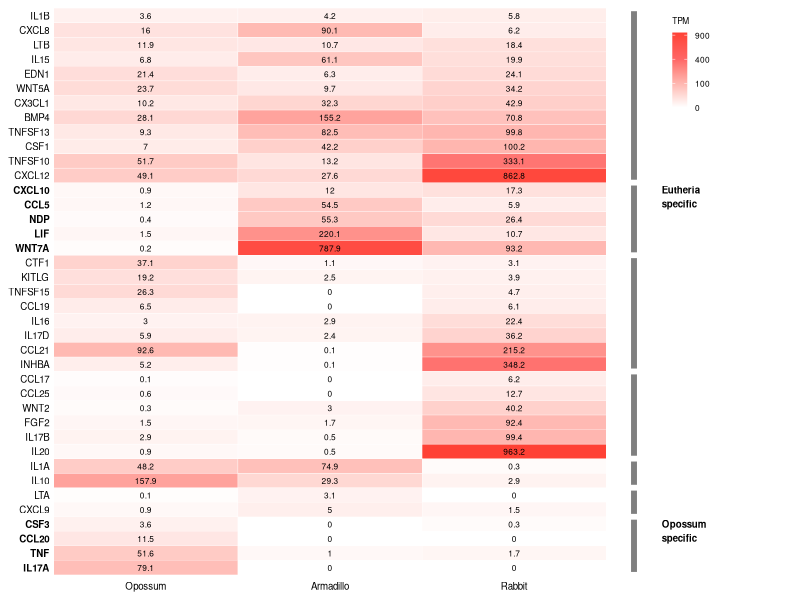

Recreate this plot in R. (Note: this script raises an error after producing the figure.)
### packages ==================================================================
library(tidyverse)

### data ======================================================================
# htseq counts for panel A
dn.ht <- read.csv("data/rna-seq/read-counts_dnov_uterus.csv") # armadillo
oc.ht <- read.csv("data/rna-seq/read-counts_ocun_uterus.csv") # rabbit
md.ht <- read.csv("data/rna-seq/read-counts_mdom_uterus.csv") # opossum

# qPCR data for panel B
qpcr <- read.csv("data/qpcr/20170922_mdom_IL17A_timeseries_data.csv")

### genomic data ==============================================================
# feature lengths 
dn.fl <- read.csv("data/genomic-data/feature-lengths_dnov.csv")
oc.fl <- read.csv("data/genomic-data/feature-lengths_ocun.csv")
md.fl <- read.csv("data/genomic-data/feature-lengths_mdom.csv")

# orthologs
orth <- read.csv("data/genomic-data/one-to-one-orthologs_mdom-ocun-dnov.csv")
orth[, c("dnov_homology_type", "ocun_homology_type")] <- NULL
orth[, c("dnov_gene_name", "mdom_gene_name", "ocun_gene_name")] <- NULL

# cytokines
ck <- read.table("data/genomic-data/mdom_GO0005125_CytokineActivity_GRCh37Biomart.txt", header = TRUE, quote = "", sep = "\t")

### Fig 3A: cytokine heatmap ==================================================
## join data for all species by orthology -------------------------------------
dn.orth <- inner_join(orth, dn.ht, by = c("dnov_ensembl_gid"))
oc.orth <- inner_join(orth, oc.ht, by = c("ocun_ensembl_gid"))
md.orth <- inner_join(orth, md.ht, by = c("mdom_ensembl_gid"))

## join feature lengths -------------------------------------------------------
dn.orth <- inner_join(dn.fl, dn.orth, by = "dnov_ensembl_gid")
oc.orth <- inner_join(oc.fl, oc.orth, by = "ocun_ensembl_gid")
md.orth <- inner_join(md.fl, md.orth, by = "mdom_ensembl_gid")

## calculate tpm --------------------------------------------------------------
dn.tpm <- dn.orth
dn.tpm[, c("dnov_NP_1", "dnov_imp_1", "dnov_imp_2")] <- NA
for(i in c("dnov_NP_1", "dnov_imp_1", "dnov_imp_2")) {
  dn.tpm[, i] <- ((dn.orth[, i] / dn.orth$dnov_feature_length) * 10 ^ 6) / 
    sum(dn.orth[, i] / dn.orth$dnov_feature_length)
}
dn.tpm$dnov_feature_length <- NULL

oc.tpm <- oc.orth
oc.tpm[, c("ocun_imp_1", "ocun_imp_2", "ocun_imp_3")] <- NA
for(i in c("ocun_imp_1", "ocun_imp_2", "ocun_imp_3")) {
  oc.tpm[, i] <- ((oc.orth[, i] / oc.orth$ocun_feature_length) * 10 ^ 6) /
    sum(oc.orth[, i] / oc.orth$ocun_feature_length)
}
oc.tpm$ocun_feature_length <- NULL

md.tpm <- md.orth
md.tpm[, c("mdom_NP_1", "mdom_NP_2", "mdom_NP_3", "mdom_13.5dpc_1", "mdom_13.5dpc_2")] <- NA
for(i in c("mdom_NP_1", "mdom_NP_2", "mdom_NP_3", "mdom_13.5dpc_1", "mdom_13.5dpc_2")) {
  md.tpm[, i] <- ((md.orth[, i] / md.orth$mdom_feature_length) * 10 ^ 6) /
    sum(md.orth[, i] / md.orth$mdom_feature_length)
}
md.tpm$mdom_feature_length <- NULL

## merge ----------------------------------------------------------------------
tpm <- md.tpm %>% 
  inner_join(., dn.tpm, c("mdom_ensembl_gid", "dnov_ensembl_gid", "ocun_ensembl_gid")) %>% 
  inner_join(., oc.tpm,  c("mdom_ensembl_gid", "dnov_ensembl_gid", "ocun_ensembl_gid"))

## calculate mean tpm ---------------------------------------------------------
tpm$mdom_NP <- apply(tpm[, c("mdom_NP_1", "mdom_NP_2", "mdom_NP_3")], MARGIN = 1, FUN = mean)
tpm$mdom_13.5dpc <- apply(tpm[, c("mdom_13.5dpc_1", "mdom_13.5dpc_2")], MARGIN = 1, FUN = mean)
tpm$dnov_NP <- tpm$dnov_NP_1
tpm$dnov_imp <- apply(tpm[, c("dnov_imp_1", "dnov_imp_2")], MARGIN = 1, FUN = mean)
tpm$ocun_imp <- apply(tpm[, c("ocun_imp_1", "ocun_imp_2", "ocun_imp_3")], MARGIN = 1, FUN = mean)

## clean up -------------------------------------------------------------------
tpm <- tpm[, c("mdom_ensembl_gid", "dnov_ensembl_gid", "ocun_ensembl_gid",
               "mdom_gene_name", "dnov_gene_name", "ocun_gene_name",
               "mdom_NP", "mdom_13.5dpc",
               "dnov_NP", "dnov_imp",
               "ocun_imp")]

## subset to cytokines --------------------------------------------------------
tpm.ck <- filter(tpm, mdom_ensembl_gid %in% ck$Gene.stable.ID)

## subset to pregnant samples -------------------------------------------------
tpm.ck <- tpm.ck[, !(names(tpm.ck) %in% c("mdom_NP", "dnov_NP"))]

## keep genes expressed in at least one species -------------------------------
tpm.ck <- filter(tpm.ck, 
                 mdom_13.5dpc > 3 | dnov_imp > 3 | ocun_imp > 3) # 3 tpm cutoff

## prepare data for plotting --------------------------------------------------
# melt
tpm.ck.long <- pivot_longer(tpm.ck, 
                            cols = c("mdom_13.5dpc", "dnov_imp", "ocun_imp"),
                            names_sep = "_",
                            names_to = c("species", "stage"), 
                            values_to = "TPM")

# reorder genes based on expression pattern: opossum specific, eutheria specific, etc
geneorder <- c("IL17A", "TNF", "CCL20", "CSF3", 
               "CXCL9", "LTA",
               "IL10", "IL1A", 
               "IL20", "IL17B", "FGF2", "WNT2", "CCL25", "CCL17",    
               "INHBA", "CCL21", "IL17D","IL16","CCL19", "TNFSF15", "KITLG", "CTF1",  
               "WNT7A", "LIF", "NDP", "CCL5", "CXCL10", 
               "CXCL12", "TNFSF10", "CSF1", "TNFSF13", "BMP4", "CX3CL1", "WNT5A", "EDN1", "IL15", "LTB", "CXCL8", "IL1B")

tpm.ck.long$mdom_gene_name <- factor(tpm.ck.long$mdom_gene_name, levels = geneorder)

tpm.ck.long$species <- factor(tpm.ck.long$species, levels = c("mdom", "dnov", "ocun"))

# fontface vector for bolding opossum and eutheria specific genes
face <- ifelse(levels(tpm.ck.long$mdom_gene_name) %in% 
                 c("IL17A", "TNF", "CCL20", "CSF3", # opossum specifc
                   "WNT7A", "LIF", "NDP", "CCL5", "CXCL10"), # eutheria specific
               yes = 2, 
               no = 1
               )

ann.line.col <- "grey50" # for annotations on right side
ann.line.size <- 2

## plot -----------------------------------------------------------------------
ck.heat <- ggplot(tpm.ck.long, 
                  aes(x = species, y = mdom_gene_name, label = round(TPM, 1))) +
  geom_tile(aes(fill = sqrt(TPM)), 
            colour='white') +
  scale_fill_gradient2(low='#FFFFFF', mid = '#FF6666', high = '#FF0000', 
                       midpoint = 20, 
                       guide = 'colourbar',
                       breaks = c(0, 10, 20, 30),
                       labels = c(0, 100, 400, 900),
                       name = "TPM") +
  scale_x_discrete(breaks = c("mdom", "dnov", "ocun"),
                   labels = c("Opossum", "Armadillo", "Rabbit")) +
  coord_cartesian(expand = FALSE, clip = "off") +
  geom_text(size = 6/.pt) +
  theme_minimal() +
  theme(
    plot.background = element_blank(),
    plot.margin = margin(6, 100, 6, 6),
    panel.grid = element_blank(),
    axis.title = element_blank(),
    axis.ticks.length.y = unit(1, "pt"),
    axis.text.y = element_text(size = 7, colour = "black", face = face),
    axis.text.x = element_text(size = 7, colour = "black"),
    legend.title = element_text(size = 6, colour = "black"),
    legend.text = element_text(size = 6, colour = "black"),
    legend.key.size = unit(0.75, "lines"),
    legend.position = c(1.005, 1),
    legend.justification = c(0, 1),
    legend.background = element_blank()
    ) +
  annotate(geom = "segment", x = 3.65, xend = 3.65, y = 0.7, yend = 4.3,
           color = ann.line.col, size = ann.line.size) +
  annotate(geom = "text", x = 3.8, y = 4.3, label = "Opossum\nspecific",
           color = "black", size = 7/.pt, fontface = 2,
           hjust = 0, vjust = 1) +
  annotate(geom = "segment", x = 3.65, xend = 3.65, y = 4.7, yend = 6.3,
           color = ann.line.col, size = ann.line.size) +
  annotate(geom = "segment", x = 3.65, xend = 3.65, y = 6.7, yend = 8.3,
           color = ann.line.col, size = ann.line.size) +
  annotate(geom = "segment", x = 3.65, xend = 3.65, y = 8.7, yend = 14.3,
           color = ann.line.col, size = ann.line.size) +
  annotate(geom = "segment", x = 3.65, xend = 3.65, y = 14.7, yend = 22.3,
           color = ann.line.col, size = ann.line.size) +
  annotate(geom = "segment", x = 3.65, xend = 3.65, y = 22.7, yend = 27.3,
           color = ann.line.col, size = ann.line.size) +
  annotate(geom = "text", x = 3.8, y = 27.3, label = "Eutheria\nspecific",
           color = "black", size = 7/.pt, fontface = 2,
           hjust = 0, vjust = 1) +
  annotate(geom = "segment", x = 3.65, xend = 3.65, y = 27.7, yend = 39.3,
           color = ann.line.col, size = ann.line.size)

cowplot::ggsave2(
  filename = "results/fig_03_cytokines/fig_03_panel-A_cytokine-heatmap.pdf",
  ck.heat, width = 3.75, height = 6, units = "in"
)

### Fig 3B: qPCR timeseries for IL17A =========================================
qp <- ggplot(data = qpcr, aes(x = dpc, y = IL17AoverTBP)) +
  geom_point(shape = 21, fill = "tan", color = "black", size = 1.75) +
  stat_summary(data = qpcr, 
               aes(x = dpc, y = IL17AoverTBP), 
               fun.data = "mean_se", 
               geom = "line", size = 0.25) +
  stat_summary(data = qpcr, 
               aes(x = dpc, y = IL17AoverTBP), 
               fun.data = "mean_se", 
               geom = "point", size = 1) +
  scale_x_continuous(breaks = seq(0, 14, 2),
                     labels = c("NA", seq(2, 14, 2))) +
  scale_y_continuous(breaks = seq(0, 400, 100)) +
  coord_cartesian(clip = "off", 
                  ylim = c(-20, 425),
                  xlim = c(-0.5, 14.5),
                  expand = FALSE) +
  labs(y = "IL17A mRNA\n(relative to TBP)") +
  theme_classic() +
  theme(
    plot.background = element_blank(),
    plot.margin = margin(6, 40, 30, 6),
    axis.title.x = element_blank(),
    axis.title.y = element_text(size = 7, color = "black"),
    axis.text = element_text(size = 6, color = "black"),
    axis.line = element_line(size = 0.25),
    axis.ticks = element_line(size = 0.25)
  ) +
  annotate(geom = "segment", x = 0,    xend = 14.5, y = -85, yend = -85, size = 0.25) +
  annotate(geom = "segment", x = 0,    xend = 0,    y = -85, yend = -100, size = 0.25) +
  annotate(geom = "segment", x = 11.5, xend = 11.5, y = -85, yend = -100, size = 0.25) +
  annotate(geom = "segment", x = 14.5, xend = 14.5, y = -85, yend = -100, size = 0.25) +
  annotate(geom = "text", label = "copulation", 
           x = 0, y = -120, hjust = 0.5, size = 7/.pt) +
  annotate(geom = "text", label = "attachment", 
           x = 13, y = -120, hjust = 1, size = 7/.pt) +
  annotate(geom = "text", label = "parturition", 
           x = 14, y = -120, hjust = 0, size = 7/.pt) +
  annotate(geom = "text", label = "dpc",
           x = 15, y = -20, hjust = 0, size = 7/.pt)

cowplot::ggsave2(
  filename = "results/fig_03_cytokines/fig_03_panel-B_IL17A-qPCR-timeseries.pdf",
  qp, width = 2.75, height = 2, units = "in"
)

### end =======================================================================
